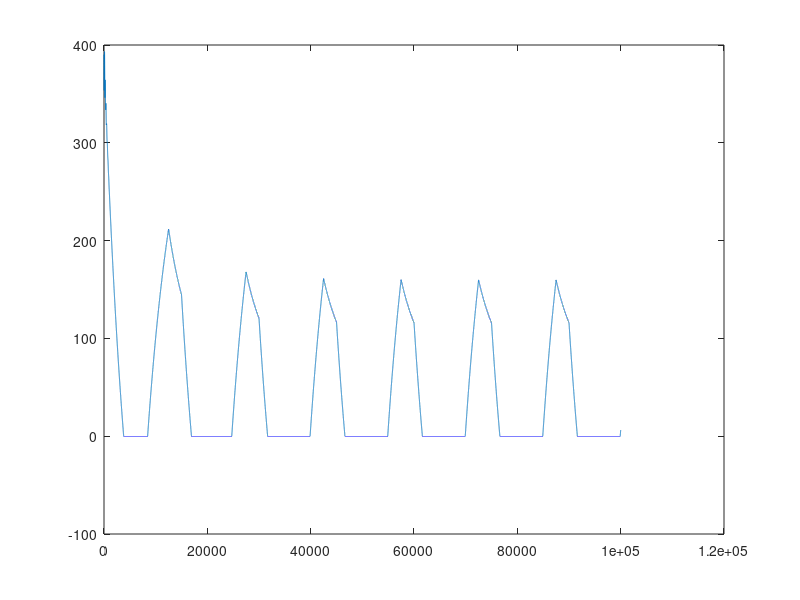

MATLAB code to generate this figure:
function dummy

load('Q_left_heart.mat');

t = 1:length(Q_left_heart);
plot(t,Q_left_heart)

Q = Q_left_heart(1000:end);
mean(Q)

end